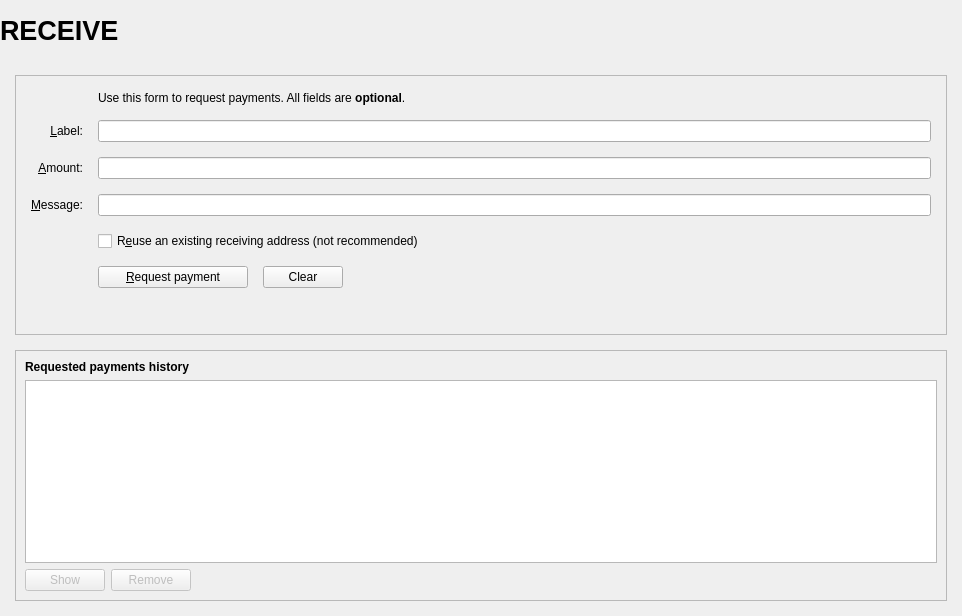
<?xml version="1.0" encoding="UTF-8"?>
<ui version="4.0">
 <class>ReceiveCoinsDialog</class>
 <widget class="QWidget" name="ReceiveCoinsDialog">
  <property name="geometry">
   <rect>
    <x>0</x>
    <y>0</y>
    <width>962</width>
    <height>616</height>
   </rect>
  </property>
  <layout class="QVBoxLayout" name="verticalLayout" stretch="0">
   <property name="leftMargin">
    <number>0</number>
   </property>
   <property name="topMargin">
    <number>0</number>
   </property>
   <property name="rightMargin">
    <number>0</number>
   </property>
   <property name="bottomMargin">
    <number>0</number>
   </property>
   <item>
    <layout class="QVBoxLayout" name="verticalLayout_Master" stretch="0,1">
     <property name="spacing">
      <number>0</number>
     </property>
     <item>
      <widget class="QFrame" name="frame_Header">
       <layout class="QVBoxLayout" name="verticalLayout_8">
        <property name="leftMargin">
         <number>0</number>
        </property>
        <property name="topMargin">
         <number>0</number>
        </property>
        <property name="rightMargin">
         <number>0</number>
        </property>
        <property name="bottomMargin">
         <number>0</number>
        </property>
        <item>
         <layout class="QHBoxLayout" name="horizontalLayout_Header" stretch="1,0,1">
          <item>
           <widget class="QLabel" name="labelOverviewHeaderLeft">
            <property name="minimumSize">
             <size>
              <width>464</width>
              <height>60</height>
             </size>
            </property>
            <property name="maximumSize">
             <size>
              <width>16777215</width>
              <height>60</height>
             </size>
            </property>
            <property name="font">
             <font>
              <pointsize>20</pointsize>
              <weight>75</weight>
              <bold>true</bold>
             </font>
            </property>
            <property name="text">
             <string>RECEIVE</string>
            </property>
           </widget>
          </item>
          <item>
           <spacer name="horizontalSpacer_3">
            <property name="orientation">
             <enum>Qt::Horizontal</enum>
            </property>
            <property name="sizeHint" stdset="0">
             <size>
              <width>40</width>
              <height>20</height>
             </size>
            </property>
           </spacer>
          </item>
          <item>
           <widget class="QLabel" name="labelOverviewHeaderRight">
            <property name="minimumSize">
             <size>
              <width>250</width>
              <height>55</height>
             </size>
            </property>
            <property name="maximumSize">
             <size>
              <width>250</width>
              <height>55</height>
             </size>
            </property>
            <property name="font">
             <font>
              <pointsize>14</pointsize>
             </font>
            </property>
            <property name="text">
             <string/>
            </property>
            <property name="alignment">
             <set>Qt::AlignRight|Qt::AlignTrailing|Qt::AlignVCenter</set>
            </property>
           </widget>
          </item>
         </layout>
        </item>
       </layout>
      </widget>
     </item>
     <item>
      <widget class="QFrame" name="frame_BG">
       <layout class="QVBoxLayout" name="verticalLayout_5">
        <property name="spacing">
         <number>15</number>
        </property>
        <property name="leftMargin">
         <number>15</number>
        </property>
        <property name="topMargin">
         <number>15</number>
        </property>
        <property name="rightMargin">
         <number>15</number>
        </property>
        <property name="bottomMargin">
         <number>15</number>
        </property>
        <item>
         <widget class="QFrame" name="frame2">
          <property name="sizePolicy">
           <sizepolicy hsizetype="Preferred" vsizetype="Expanding">
            <horstretch>0</horstretch>
            <verstretch>0</verstretch>
           </sizepolicy>
          </property>
          <property name="frameShape">
           <enum>QFrame::StyledPanel</enum>
          </property>
          <property name="frameShadow">
           <enum>QFrame::Sunken</enum>
          </property>
          <layout class="QVBoxLayout" name="verticalLayout_3">
           <property name="spacing">
            <number>15</number>
           </property>
           <property name="leftMargin">
            <number>15</number>
           </property>
           <property name="topMargin">
            <number>15</number>
           </property>
           <property name="rightMargin">
            <number>15</number>
           </property>
           <property name="bottomMargin">
            <number>15</number>
           </property>
           <item>
            <layout class="QGridLayout" name="gridLayout">
             <item row="7" column="2">
              <widget class="QCheckBox" name="reuseAddress">
               <property name="toolTip">
                <string>Reuse one of the previously used receiving addresses.&lt;br&gt;Reusing addresses has security and privacy issues.&lt;br&gt;Do not use this unless re-generating a payment request made before.</string>
               </property>
               <property name="text">
                <string>R&amp;euse an existing receiving address (not recommended)</string>
               </property>
              </widget>
             </item>
             <item row="7" column="0">
              <widget class="QLabel" name="label_4">
               <property name="text">
                <string/>
               </property>
              </widget>
             </item>
             <item row="6" column="0">
              <widget class="QLabel" name="label_3">
               <property name="toolTip">
                <string>An optional message to attach to the payment request, which will be displayed when the request is opened. Note: The message will not be sent with the payment over the Lunarium network.</string>
               </property>
               <property name="text">
                <string>&amp;Message:</string>
               </property>
               <property name="alignment">
                <set>Qt::AlignRight|Qt::AlignTrailing|Qt::AlignVCenter</set>
               </property>
               <property name="buddy">
                <cstring>reqMessage</cstring>
               </property>
              </widget>
             </item>
             <item row="4" column="2">
              <widget class="QLineEdit" name="reqLabel">
               <property name="toolTip">
                <string>An optional label to associate with the new receiving address.</string>
               </property>
              </widget>
             </item>
             <item row="6" column="2">
              <widget class="QLineEdit" name="reqMessage">
               <property name="toolTip">
                <string>An optional message to attach to the payment request, which will be displayed when the request is opened.&lt;br&gt;Note: The message will not be sent with the payment over the Lunarium network.</string>
               </property>
              </widget>
             </item>
             <item row="2" column="2">
              <widget class="QLabel" name="label_5">
               <property name="text">
                <string>Use this form to request payments. All fields are &lt;b&gt;optional&lt;/b&gt;.</string>
               </property>
              </widget>
             </item>
             <item row="4" column="0">
              <widget class="QLabel" name="label_2">
               <property name="toolTip">
                <string>An optional label to associate with the new receiving address.</string>
               </property>
               <property name="text">
                <string>&amp;Label:</string>
               </property>
               <property name="alignment">
                <set>Qt::AlignRight|Qt::AlignTrailing|Qt::AlignVCenter</set>
               </property>
               <property name="buddy">
                <cstring>reqLabel</cstring>
               </property>
              </widget>
             </item>
             <item row="5" column="0">
              <widget class="QLabel" name="label">
               <property name="toolTip">
                <string>An optional amount to request. Leave this empty or zero to not request a specific amount.</string>
               </property>
               <property name="text">
                <string>&amp;Amount:</string>
               </property>
               <property name="alignment">
                <set>Qt::AlignRight|Qt::AlignTrailing|Qt::AlignVCenter</set>
               </property>
               <property name="buddy">
                <cstring>reqAmount</cstring>
               </property>
              </widget>
             </item>
             <item row="5" column="2">
              <widget class="BitcoinAmountField" name="reqAmount">
               <property name="minimumSize">
                <size>
                 <width>80</width>
                 <height>0</height>
                </size>
               </property>
               <property name="toolTip">
                <string>An optional amount to request. Leave this empty or zero to not request a specific amount.</string>
               </property>
              </widget>
             </item>
             <item row="8" column="0">
              <widget class="QLabel" name="label_7">
               <property name="text">
                <string/>
               </property>
              </widget>
             </item>
             <item row="8" column="2">
              <layout class="QHBoxLayout" name="horizontalLayout">
               <item>
                <widget class="QPushButton" name="receiveButton">
                 <property name="minimumSize">
                  <size>
                   <width>150</width>
                   <height>0</height>
                  </size>
                 </property>
                 <property name="text">
                  <string>&amp;Request payment</string>
                 </property>
                 <property name="icon">
                  <iconset resource="../lunarium.qrc">
                   <normaloff>:/icons/receiving_addresses</normaloff>:/icons/receiving_addresses</iconset>
                 </property>
                </widget>
               </item>
               <item>
                <widget class="QPushButton" name="clearButton">
                 <property name="sizePolicy">
                  <sizepolicy hsizetype="Minimum" vsizetype="Fixed">
                   <horstretch>0</horstretch>
                   <verstretch>0</verstretch>
                  </sizepolicy>
                 </property>
                 <property name="toolTip">
                  <string>Clear all fields of the form.</string>
                 </property>
                 <property name="text">
                  <string>Clear</string>
                 </property>
                 <property name="icon">
                  <iconset resource="../lunarium.qrc">
                   <normaloff>:/icons/remove</normaloff>:/icons/remove</iconset>
                 </property>
                 <property name="autoDefault">
                  <bool>false</bool>
                 </property>
                </widget>
               </item>
               <item>
                <spacer name="horizontalSpacer">
                 <property name="orientation">
                  <enum>Qt::Horizontal</enum>
                 </property>
                 <property name="sizeHint" stdset="0">
                  <size>
                   <width>40</width>
                   <height>20</height>
                  </size>
                 </property>
                </spacer>
               </item>
              </layout>
             </item>
             <item row="9" column="2">
              <spacer name="verticalSpacer">
               <property name="orientation">
                <enum>Qt::Vertical</enum>
               </property>
               <property name="sizeHint" stdset="0">
                <size>
                 <width>20</width>
                 <height>40</height>
                </size>
               </property>
              </spacer>
             </item>
            </layout>
           </item>
          </layout>
         </widget>
        </item>
        <item>
         <widget class="QFrame" name="frame">
          <property name="sizePolicy">
           <sizepolicy hsizetype="Preferred" vsizetype="Expanding">
            <horstretch>0</horstretch>
            <verstretch>0</verstretch>
           </sizepolicy>
          </property>
          <property name="frameShape">
           <enum>QFrame::StyledPanel</enum>
          </property>
          <property name="frameShadow">
           <enum>QFrame::Raised</enum>
          </property>
          <layout class="QVBoxLayout" name="verticalLayout_2">
           <item>
            <widget class="QLabel" name="label_6">
             <property name="font">
              <font>
               <weight>75</weight>
               <bold>true</bold>
              </font>
             </property>
             <property name="text">
              <string>Requested payments history</string>
             </property>
            </widget>
           </item>
           <item>
            <widget class="QTableView" name="recentRequestsView">
             <property name="palette">
              <palette>
               <active>
                <colorrole role="Text">
                 <brush brushstyle="SolidPattern">
                  <color alpha="255">
                   <red>51</red>
                   <green>51</green>
                   <blue>51</blue>
                  </color>
                 </brush>
                </colorrole>
               </active>
               <inactive>
                <colorrole role="Text">
                 <brush brushstyle="SolidPattern">
                  <color alpha="255">
                   <red>51</red>
                   <green>51</green>
                   <blue>51</blue>
                  </color>
                 </brush>
                </colorrole>
               </inactive>
               <disabled>
                <colorrole role="Text">
                 <brush brushstyle="SolidPattern">
                  <color alpha="255">
                   <red>85</red>
                   <green>85</green>
                   <blue>85</blue>
                  </color>
                 </brush>
                </colorrole>
               </disabled>
              </palette>
             </property>
             <property name="contextMenuPolicy">
              <enum>Qt::CustomContextMenu</enum>
             </property>
             <property name="tabKeyNavigation">
              <bool>false</bool>
             </property>
             <property name="sortingEnabled">
              <bool>true</bool>
             </property>
            </widget>
           </item>
           <item>
            <layout class="QHBoxLayout" name="horizontalLayout_2">
             <item>
              <widget class="QPushButton" name="showRequestButton">
               <property name="enabled">
                <bool>false</bool>
               </property>
               <property name="toolTip">
                <string>Show the selected request (does the same as double clicking an entry)</string>
               </property>
               <property name="text">
                <string>Show</string>
               </property>
               <property name="icon">
                <iconset resource="../lunarium.qrc">
                 <normaloff>:/icons/edit</normaloff>:/icons/edit</iconset>
               </property>
               <property name="autoDefault">
                <bool>false</bool>
               </property>
              </widget>
             </item>
             <item>
              <widget class="QPushButton" name="removeRequestButton">
               <property name="enabled">
                <bool>false</bool>
               </property>
               <property name="toolTip">
                <string>Remove the selected entries from the list</string>
               </property>
               <property name="text">
                <string>Remove</string>
               </property>
               <property name="icon">
                <iconset resource="../lunarium.qrc">
                 <normaloff>:/icons/remove</normaloff>:/icons/remove</iconset>
               </property>
               <property name="autoDefault">
                <bool>false</bool>
               </property>
              </widget>
             </item>
             <item>
              <spacer name="horizontalSpacer_2">
               <property name="orientation">
                <enum>Qt::Horizontal</enum>
               </property>
               <property name="sizeHint" stdset="0">
                <size>
                 <width>40</width>
                 <height>20</height>
                </size>
               </property>
              </spacer>
             </item>
            </layout>
           </item>
          </layout>
         </widget>
        </item>
       </layout>
      </widget>
     </item>
    </layout>
   </item>
  </layout>
 </widget>
 <customwidgets>
  <customwidget>
   <class>BitcoinAmountField</class>
   <extends>QLineEdit</extends>
   <header>bitcoinamountfield.h</header>
   <container>1</container>
  </customwidget>
 </customwidgets>
 <tabstops>
  <tabstop>reqLabel</tabstop>
  <tabstop>reqAmount</tabstop>
  <tabstop>reqMessage</tabstop>
  <tabstop>reuseAddress</tabstop>
  <tabstop>receiveButton</tabstop>
  <tabstop>clearButton</tabstop>
  <tabstop>recentRequestsView</tabstop>
  <tabstop>showRequestButton</tabstop>
  <tabstop>removeRequestButton</tabstop>
 </tabstops>
 <resources>
  <include location="../lunarium.qrc"/>
 </resources>
 <connections/>
</ui>
